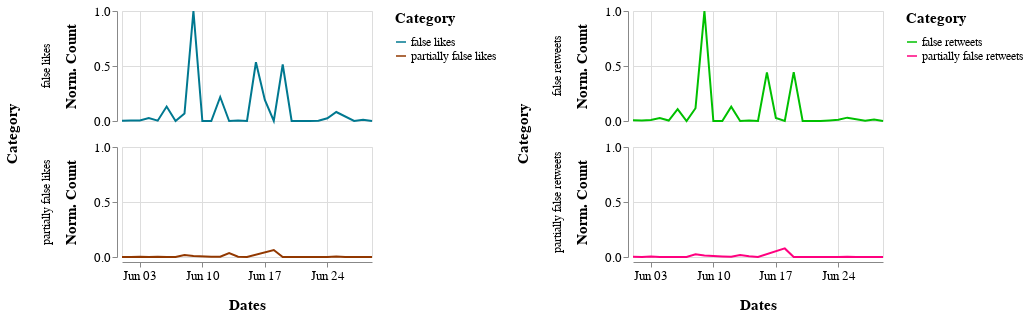

The notebook cell this image was saved under:
### Markdown cell above
## June 2020

### Code cell
alt.hconcat(c1_jun, c2_jun).resolve_scale(color='independent').configure_axis(
    labelFontSize=13,
    titleFontSize=15,
    titlePadding=15
).configure_legend(
    titleFontSize=15,
    titlePadding= 10,
    labelFontSize=12
).configure_header(
    titleFontSize=15,
    labelFontSize=12
)

### Figure 1 — Vega-Lite specification as saved in the notebook (floating-point values rounded to 4 significant figures)
{"config": {"view": {"continuousWidth": 400, "continuousHeight": 300}, "axis": {"labelFontSize": 13, "titleFontSize": 15, "titlePadding": 15}, "header": {"labelFontSize": 12, "titleFontSize": 15}, "legend": {"labelFontSize": 12, "titleFontSize": 15, "titlePadding": 10}}, "hconcat": [{"data": {"name": "data-59eeda2f460ba0cded2d9da540771690"}, "mark": "line", "encoding": {"color": {"type": "nominal", "field": "Category", "scale": {"range": ["#007890", "#923800"]}}, "row": {"type": "nominal", "field": "Category"}, "x": {"type": "temporal", "field": "Dates", "timeUnit": "monthdate", "title": "Dates"}, "y": {"type": "quantitative", "field": "Likes", "title": "Norm. Count"}}, "height": 110, "width": 250}, {"data": {"name": "data-62030df6cbeefe094b6aa2c41539a308"}, "mark": "line", "encoding": {"color": {"type": "nominal", "field": "Category", "scale": {"range": ["#00C000", "#FF007F"]}}, "row": {"type": "nominal", "field": "Category"}, "x": {"type": "temporal", "field": "Dates", "timeUnit": "monthdate", "title": "Dates"}, "y": {"type": "quantitative", "field": "Retweets", "title": "Norm. Count"}}, "height": 110, "width": 250}], "resolve": {"scale": {"color": "independent"}}, "$schema": "https://vega.github.io/schema/vega-lite/v4.8.1.json", "datasets": {"data-59eeda2f460ba0cded2d9da540771690": [{"Dates": "2020-06-01T00:00:00", "Likes": 0.000406, "Category": "partially false likes"}, {"Dates": "2020-06-04T00:00:00", "Likes": 0.02638, "Category": "false likes"}, {"Dates": "2020-06-06T00:00:00", "Likes": 0.1314, "Category": "false likes"}, {"Dates": "2020-06-08T00:00:00", "Likes": 0.06787, "Category": "false likes"}, {"Dates": "2020-06-08T00:00:00", "Likes": 0.01819, "Category": "partially false likes"}, {"Dates": "2020-06-09T00:00:00", "Likes": 1.0, "Category": "false likes"}, {"Dates": "2020-06-10T00:00:00", "Likes": 3.384e-05, "Category": "false likes"}, {"Dates": "2020-06-11T00:00:00", "Likes": 0.0001692, "Category": "false likes"}, {"Dates": "2020-06-11T00:00:00", "Likes": 0.002199, "Category": "partially false likes"}, {"Dates": "2020-06-12T00:00:00", "Likes": 0.2181, "Category": "false likes"}, {"Dates": "2020-06-13T00:00:00", "Likes": 0.03557, "Category": "partially false likes"}, {"Dates": "2020-06-14T00:00:00", "Likes": 0.004895, "Category": "false likes"}, {"Dates": "2020-06-14T00:00:00", "Likes": 0.002594, "Category": "partially false likes"}, {"Dates": "2020-06-16T00:00:00", "Likes": 0.5342, "Category": "false likes"}, {"Dates": "2020-06-17T00:00:00", "Likes": 0.1917, "Category": "false likes"}, {"Dates": "2020-06-24T00:00:00", "Likes": 0.0249, "Category": "false likes"}, {"Dates": "2020-06-24T00:00:00", "Likes": 0.0005188, "Category": "partially false likes"}, {"Dates": "2020-06-25T00:00:00", "Likes": 0.00432, "Category": "partially false likes"}, {"Dates": "2020-06-25T00:00:00", "Likes": 0.08173, "Category": "false likes"}, {"Dates": "2020-06-26T00:00:00", "Likes": 1.128e-05, "Category": "partially false likes"}, {"Dates": "2020-06-01T00:00:00", "Likes": 0.003271, "Category": "false likes"}, {"Dates": "2020-06-02T00:00:00", "Likes": 0.004478, "Category": "false likes"}, {"Dates": "2020-06-02T00:00:00", "Likes": 0.000203, "Category": "partially false likes"}, {"Dates": "2020-06-04T00:00:00", "Likes": 0.0002481, "Category": "partially false likes"}, {"Dates": "2020-06-05T00:00:00", "Likes": 0.002932, "Category": "false likes"}, {"Dates": "2020-06-09T00:00:00", "Likes": 0.009406, "Category": "partially false likes"}, {"Dates": "2020-06-23T00:00:00", "Likes": 0.001771, "Category": "false likes"}, {"Dates": "2020-06-03T00:00:00", "Likes": 0.004286, "Category": "false likes"}, {"Dates": "2020-06-03T00:00:00", "Likes": 0.001421, "Category": "partially false likes"}, {"Dates": "2020-06-18T00:00:00", "Likes": 0.06333, "Category": "partially false likes"}, {"Dates": "2020-06-28T00:00:00", "Likes": 0.01106, "Category": "false likes"}, {"Dates": "2020-06-05T00:00:00", "Likes": 0.001308, "Category": "partially false likes"}, {"Dates": "2020-06-12T00:00:00", "Likes": 0.002301, "Category": "partially false likes"}, {"Dates": "2020-06-27T00:00:00", "Likes": 0.000203, "Category": "partially false likes"}, {"Dates": "2020-06-06T00:00:00", "Likes": 0.0005527, "Category": "partially false likes"}, {"Dates": "2020-06-13T00:00:00", "Likes": 0.0001466, "Category": "false likes"}, {"Dates": "2020-06-19T00:00:00", "Likes": 2.256e-05, "Category": "partially false likes"}, {"Dates": "2020-06-18T00:00:00", "Likes": 0.0009136, "Category": "false likes"}, {"Dates": "2020-06-19T00:00:00", "Likes": 0.5134, "Category": "false likes"}, {"Dates": "2020-06-27T00:00:00", "Likes": 0.0009023, "Category": "false likes"}, {"Dates": "2020-06-07T00:00:00", "Likes": 0.0, "Category": "false likes"}, {"Dates": "2020-06-07T00:00:00", "Likes": 0.0, "Category": "partially false likes"}, {"Dates": "2020-06-15T00:00:00", "Likes": 0.0, "Category": "false likes"}, {"Dates": "2020-06-15T00:00:00", "Likes": 0.0, "Category": "partially false likes"}, {"Dates": "2020-06-20T00:00:00", "Likes": 0.0, "Category": "false likes"}, {"Dates": "2020-06-20T00:00:00", "Likes": 0.0, "Category": "partially false likes"}, {"Dates": "2020-06-21T00:00:00", "Likes": 0.0, "Category": "false likes"}, {"Dates": "2020-06-21T00:00:00", "Likes": 0.0, "Category": "partially false likes"}, {"Dates": "2020-06-22T00:00:00", "Likes": 0.0, "Category": "false likes"}, {"Dates": "2020-06-22T00:00:00", "Likes": 0.0, "Category": "partially false likes"}, {"Dates": "2020-06-29T00:00:00", "Likes": 0.0, "Category": "false likes"}, {"Dates": "2020-06-29T00:00:00", "Likes": 0.0, "Category": "partially false likes"}], "data-62030df6cbeefe094b6aa2c41539a308": [{"Dates": "2020-06-01T00:00:00", "Retweets": 0.001376, "Category": "partially false retweets"}, {"Dates": "2020-06-04T00:00:00", "Retweets": 0.02708, "Category": "false retweets"}, {"Dates": "2020-06-06T00:00:00", "Retweets": 0.1078, "Category": "false retweets"}, {"Dates": "2020-06-08T00:00:00", "Retweets": 0.1162, "Category": "false retweets"}, {"Dates": "2020-06-08T00:00:00", "Retweets": 0.02548, "Category": "partially false retweets"}, {"Dates": "2020-06-09T00:00:00", "Retweets": 1.0, "Category": "false retweets"}, {"Dates": "2020-06-10T00:00:00", "Retweets": 3.72e-05, "Category": "false retweets"}, {"Dates": "2020-06-11T00:00:00", "Retweets": 0.0005951, "Category": "false retweets"}, {"Dates": "2020-06-11T00:00:00", "Retweets": 0.004761, "Category": "partially false retweets"}, {"Dates": "2020-06-12T00:00:00", "Retweets": 0.1296, "Category": "false retweets"}, {"Dates": "2020-06-13T00:00:00", "Retweets": 0.01707, "Category": "partially false retweets"}, {"Dates": "2020-06-14T00:00:00", "Retweets": 0.004203, "Category": "false retweets"}, {"Dates": "2020-06-14T00:00:00", "Retweets": 0.007216, "Category": "partially false retweets"}, {"Dates": "2020-06-16T00:00:00", "Retweets": 0.4424, "Category": "false retweets"}, {"Dates": "2020-06-17T00:00:00", "Retweets": 0.02793, "Category": "false retweets"}, {"Dates": "2020-06-24T00:00:00", "Retweets": 0.01053, "Category": "false retweets"}, {"Dates": "2020-06-24T00:00:00", "Retweets": 0.0009299, "Category": "partially false retweets"}, {"Dates": "2020-06-25T00:00:00", "Retweets": 0.002678, "Category": "partially false retweets"}, {"Dates": "2020-06-25T00:00:00", "Retweets": 0.03046, "Category": "false retweets"}, {"Dates": "2020-06-26T00:00:00", "Retweets": 0.0, "Category": "partially false retweets"}, {"Dates": "2020-06-01T00:00:00", "Retweets": 0.0077, "Category": "false retweets"}, {"Dates": "2020-06-02T00:00:00", "Retweets": 0.005245, "Category": "false retweets"}, {"Dates": "2020-06-02T00:00:00", "Retweets": 0.0002604, "Category": "partially false retweets"}, {"Dates": "2020-06-04T00:00:00", "Retweets": 0.0004092, "Category": "partially false retweets"}, {"Dates": "2020-06-05T00:00:00", "Retweets": 0.003906, "Category": "false retweets"}, {"Dates": "2020-06-09T00:00:00", "Retweets": 0.01395, "Category": "partially false retweets"}, {"Dates": "2020-06-23T00:00:00", "Retweets": 0.005059, "Category": "false retweets"}, {"Dates": "2020-06-03T00:00:00", "Retweets": 0.009671, "Category": "false retweets"}, {"Dates": "2020-06-03T00:00:00", "Retweets": 0.004054, "Category": "partially false retweets"}, {"Dates": "2020-06-18T00:00:00", "Retweets": 0.078, "Category": "partially false retweets"}, {"Dates": "2020-06-28T00:00:00", "Retweets": 0.01313, "Category": "false retweets"}, {"Dates": "2020-06-05T00:00:00", "Retweets": 0.0002232, "Category": "partially false retweets"}, {"Dates": "2020-06-12T00:00:00", "Retweets": 0.001711, "Category": "partially false retweets"}, {"Dates": "2020-06-27T00:00:00", "Retweets": 0.0004092, "Category": "partially false retweets"}, {"Dates": "2020-06-06T00:00:00", "Retweets": 0.0004092, "Category": "partially false retweets"}, {"Dates": "2020-06-13T00:00:00", "Retweets": 0.0001116, "Category": "false retweets"}, {"Dates": "2020-06-19T00:00:00", "Retweets": 0.0, "Category": "partially false retweets"}, {"Dates": "2020-06-18T00:00:00", "Retweets": 0.001079, "Category": "false retweets"}, {"Dates": "2020-06-19T00:00:00", "Retweets": 0.444, "Category": "false retweets"}, {"Dates": "2020-06-27T00:00:00", "Retweets": 0.001562, "Category": "false retweets"}, {"Dates": "2020-06-07T00:00:00", "Retweets": 0.0, "Category": "false retweets"}, {"Dates": "2020-06-07T00:00:00", "Retweets": 0.0, "Category": "partially false retweets"}, {"Dates": "2020-06-15T00:00:00", "Retweets": 0.0, "Category": "false retweets"}, {"Dates": "2020-06-15T00:00:00", "Retweets": 0.0, "Category": "partially false retweets"}, {"Dates": "2020-06-20T00:00:00", "Retweets": 0.0, "Category": "false retweets"}, {"Dates": "2020-06-20T00:00:00", "Retweets": 0.0, "Category": "partially false retweets"}, {"Dates": "2020-06-21T00:00:00", "Retweets": 0.0, "Category": "false retweets"}, {"Dates": "2020-06-21T00:00:00", "Retweets": 0.0, "Category": "partially false retweets"}, {"Dates": "2020-06-22T00:00:00", "Retweets": 0.0, "Category": "false retweets"}, {"Dates": "2020-06-22T00:00:00", "Retweets": 0.0, "Category": "partially false retweets"}, {"Dates": "2020-06-29T00:00:00", "Retweets": 0.0, "Category": "false retweets"}, {"Dates": "2020-06-29T00:00:00", "Retweets": 0.0, "Category": "partially false retweets"}]}}
